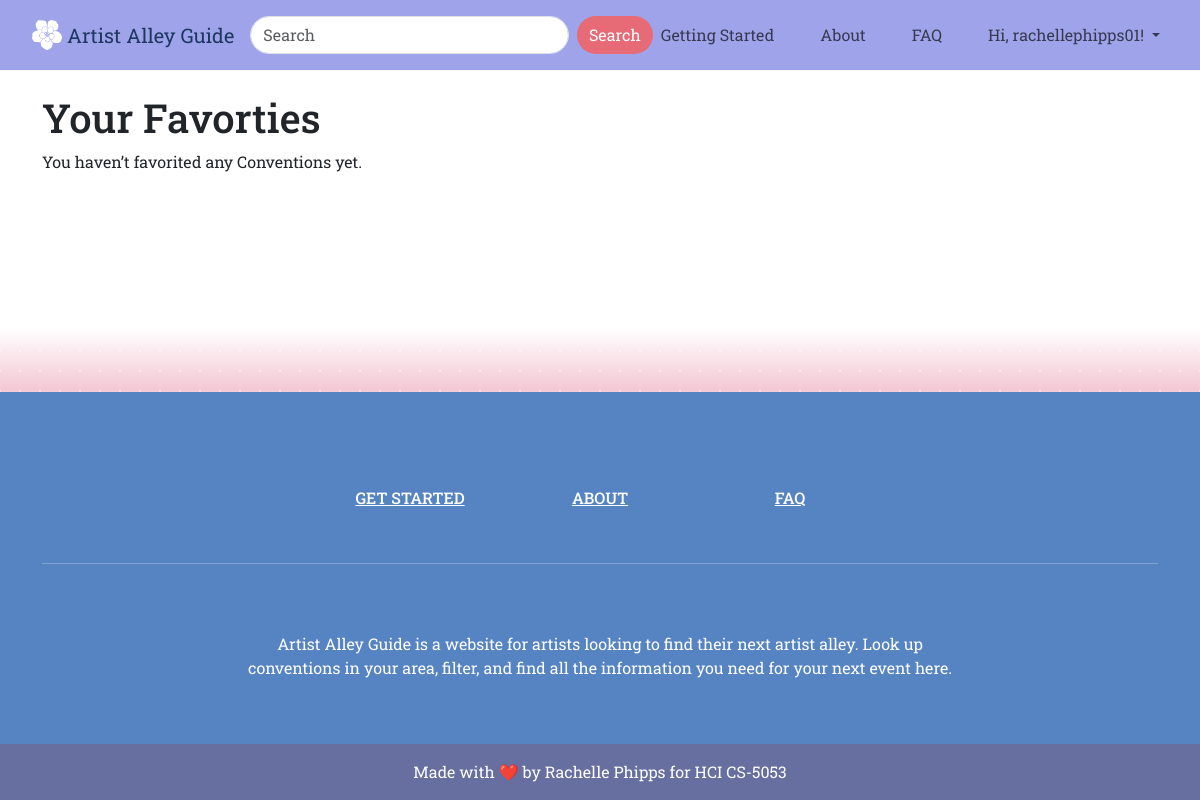
Before: /my-favorites/ (signed in) with the older database file.
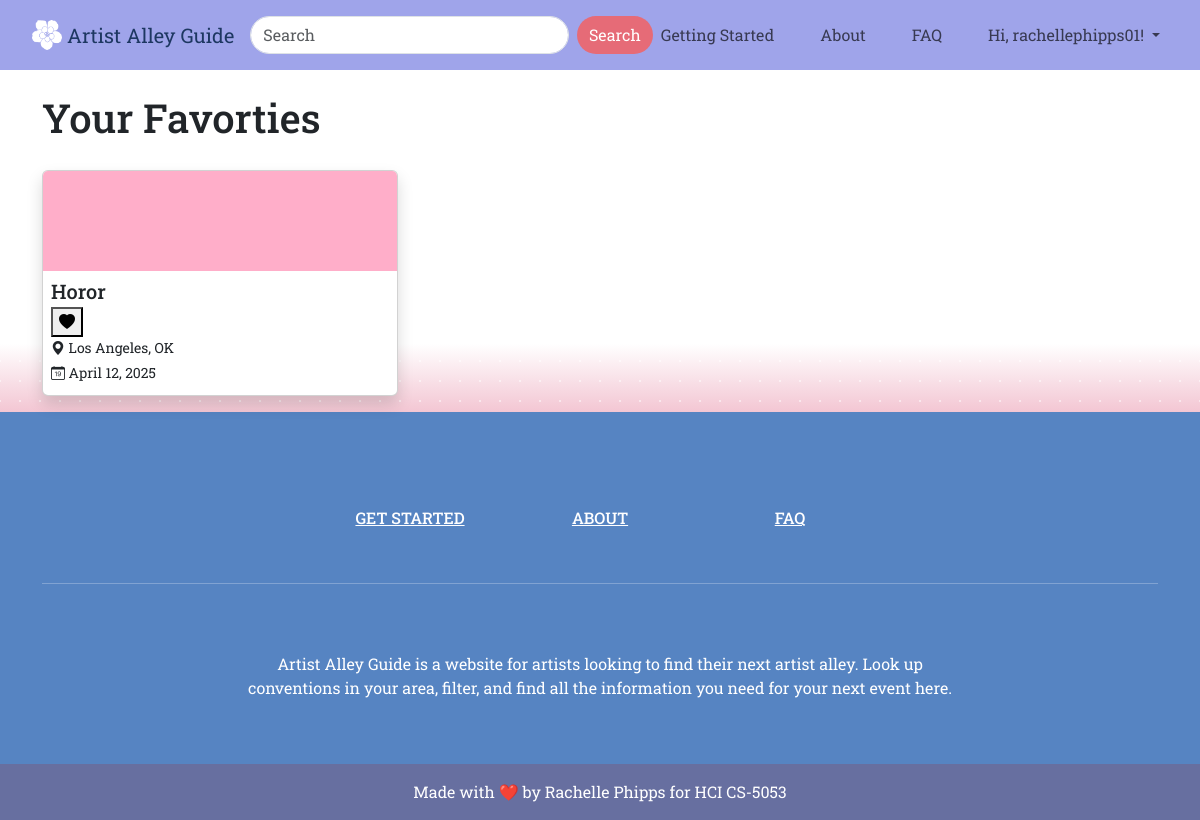
After: the same page with the newer database file.
### conventions/models.py (models this page shows, shortened)
class Convention(models.Model):
    CON_TYPES = {
    "A": "Anime",
    "G": "Games",
    "F": "Furry",
    "C": "Comic",
    "H": "Horror",
    "G": "General",
    }
    name = models.CharField(max_length=64)
    con_date = models.DateField()
    city = models.CharField(max_length=30)
    state = models.CharField(max_length=2)
    website = models.CharField(max_length=64)
    num_attend = models.IntegerField(default=1)
    con_type = models.CharField(max_length=1, choices=CON_TYPES, default="G")
    description = models.TextField(blank=True, null=True)
    location = models.TextField(blank=True, null=True)
    num_days = models.IntegerField(default=1)
    image = models.ImageField(upload_to='images/', default='images/default.png')
    apply_date = models.DateField()
    table_cost = models.IntegerField()
    travel_cost = models.IntegerField()
    num_artists = models.IntegerField()
    art_description = models.TextField(blank=True, null=True)
    rating_total = models.IntegerField(default=0)
    rating_count = models.IntegerField(default=0)
    slug = models.SlugField(unique=True, blank=True)
    favorited_by = models.ManyToManyField(User, related_name='favorite_cons', blank=True)

### conventions/views.py (the view)
# urls.py: path('my-favorites/', views.my_favorites, name='my_favorites'),
@login_required
def my_favorites(request):
    favorites = request.user.favorite_cons.all()
    return render(request, 'my_favorites.html', {'favorites': favorites})

### templates/my_favorites.html
{% extends "base.html" %} {% load static %} {% block content%}
<div class="container">
  <br>
  <h1>Your Favorties</h1>
  {% if favorites %}
    <div class="row">
      {% for con in favorites %}
    <div class="col-md-4 mb-3">
      <div class="card shadow h-100" id="card-{{ con.id }}">
        <img
          src="{{ con.image.url }}"
          class="card-img-top object-fit-cover"
          style="height: 100px"
          alt="{{ con.name }}"
        />
        <div class="card-body p-2">
          <h5 class="card-title mb-1">
            <a
              href="{% url 'con_detail' con.slug %}"
              class="text-body text-decoration-none"
            >
              {{ con.name }}
            </a>
          </h5>
          <div class="con-fav" data-con-id="{{ con.id }}">
            <button class="favorite-btn" data-con-id="{{ con.id }}">
              {% if user in con.favorited_by.all %}
                <i class="bi bi-heart-fill"></i>
              {% else %}
                <i class="bi bi-heart"></i>
              {% endif %}
            </button>
          </div>
          <p class="card-location mb-1 small">
            <i class="bi bi-geo-alt-fill"></i> {{ con.city }}, {{ con.state }}
          </p>
          <p class="card-con_date mb-1 small">
            <i class="bi bi-calendar-date"></i> {{ con.con_date }}
          </p>
        </div>
      </div>
    </div>
  {% endfor %}
    </div>
  {% else %}
  <p>You haven’t favorited any Conventions yet.</p>
{% endif %}
</div>
{% endblock %}

### templates/base.html (shortened to what this page needs)
<!DOCTYPE html>
<html>
  {% load static %}
  <head>
    <link
      href="https://cdn.jsdelivr.net/npm/bootstrap@5.3.0/dist/css/bootstrap.min.css"
      rel="stylesheet"
    />
    <link href="https://cdn.jsdelivr.net/npm/bootstrap@5.3.0/dist/css/bootstrap.min.css" rel="stylesheet">
    <link href="https://cdn.jsdelivr.net/npm/bootstrap-icons@1.10.5/font/bootstrap-icons.css" rel="stylesheet">
    <link rel="stylesheet" type="text/css" href="{% static 'css/base.css' %}" />
    <link rel="stylesheet" href="https://code.jquery.com/ui/1.13.2/themes/base/jquery-ui.css">
  </head>
  <body>
    <div class="d-flex flex-column min-vh-100">
      {% include 'header.html' %}
      <main class="flex-grow-1 full">{% block content %} {% endblock %}</main>
      {% include 'footer.html' %}
    </div>
  </body>
</html>

### templates/header.html (shortened to what this page needs)
{% load static %}
<html>
  <head>
    <link
      href="https://cdn.jsdelivr.net/npm/bootstrap@5.3.0/dist/css/bootstrap.min.css"
      rel="stylesheet"
    />
    <link
      rel="stylesheet"
      type="text/css"
      href="{% static 'css/header.css' %}"
    />
  </head>
  <body>
    <header>
      <nav class="navbar navbar-expand-lg navbar-light bg-dark custom-navbar">
        <div class="container-fluid">
          <a class="navbar-brand" href="{% url 'home' %}">
            <img
              src="{% static 'images/favicon.png' %}"
              width="30"
              height="30"
              class="d-inline-block align-top"
              alt=""
            />
            Artist Alley Guide
          </a>
          <div class="d-flex justify-content-center" style="width: 100%">
            <form
              class="d-flex"
              style="max-width: 600px; width: 100%"
              method="get"
              action="{% url 'search' %}"
            >
              <input
                class="form-control me-2 custom-search"
                type="search"
                name="q"
                placeholder="Search"
                aria-label="Search"
              />
              <button class="btn custom-btn" type="submit">Search</button>
            </form>
          </div>
          <div class="collapse navbar-collapse" id="navbarNav">
            <ul class="navbar-nav ms-auto d-flex align-items-center">
              <li class="nav-item">
                <a class="nav-link" href="{% url 'gettingStarted' %}"
                  >Getting Started</a
                >
              </li>
              <li class="nav-item">
                <a class="nav-link" href="{% url 'about' %}">About</a>
              </li>
              <li class="nav-item">
                <a class="nav-link" href="{% url 'faq' %}">FAQ</a>
              </li>
              {% if user.is_authenticated %}
              <li class="nav-item dropdown">
                <a
                  class="nav-link dropdown-toggle"
                  href="#"
                  id="userDropdown"
                  role="button"
                  data-bs-toggle="dropdown"
                  aria-expanded="false"
                >
                  Hi, {{ user.username }}!
                </a>
              </li>
              {% else %}
              <li class="nav-item">
                <a class="nav-link" href="{% url 'login' %}">Log In</a>
              </li>
              {% endif %}
            </ul>
          </div>
        </div>
      </nav>
    </header>
  </body>
</html>

### templates/footer.html (shortened to what this page needs)
{% load static %}
<html>
  <head>
    <link
      rel="stylesheet"
      type="text/css"
      href="{% static 'css/footer.css' %}"
    />
  </head>
  <body>
    <footer
      class="text-center text-white foot-container"
    >
      <div class="container">
        <section class="mt-5">
          <div class="row text-center justify-content-center pt-5">
            <div class="col-md-2">
              <h6 class="text-uppercase font-weight-bold">
                <a href="{% url 'gettingStarted' %}" class="text-white">Get Started</a>
              </h6>
            </div>
            <div class="col-md-2">
              <h6 class="text-uppercase font-weight-bold">
                <a href="{% url 'about' %}" class="text-white">About</a>
              </h6>
            </div>
            <div class="col-md-2">
              <h6 class="text-uppercase font-weight-bold">
                <a href="{% url 'faq' %}" class="text-white">FAQ</a>
              </h6>
            </div>
          </div>
        </section>
        <hr class="my-5" />
        <section class="mb-5">
          <div class="row d-flex justify-content-center">
            <div class="col-lg-8">
              <p>
                Artist Alley Guide is a website for artists looking to find
                their next artist alley. Look up conventions in your area,
                filter, and find all the information you need for your next
                event here.
              </p>
            </div>
          </div>
        </section>
      </div>
      <div
        class="text-center p-3"
        style="background-color: rgba(168, 25, 25, 0.2)"
      >
        Made with ❤️ by Rachelle Phipps for HCI CS-5053
      </div>
    </footer>
  </body>
</html>

### static/css/base.css (style rules this page uses)
* { font-family: "Roboto Slab", serif; }
.full { background-image: radial-gradient(rgba(255, 255, 255, 0.5) 1px, transparent 1px), linear-gradient(white, white, white, white, white, var(--fairy-tale)); background-size: 20px 20px, cover; background-position: center; }
.row { padding-top: 20px; }

### static/css/header.css (style rules this page uses)
.custom-navbar { background-color: var(--wisteria) !important; height: 70px; padding: 10px 20px; }
.custom-navbar .navbar-nav { gap: 30px; }
.custom-search { border-radius: 50px; }
.custom-btn { background-color: var(--bubble-gum); color: white; border: none; border-radius: 50px; }
.navbar-brand { color: var(--dark-blue); font-family: "Roboto Slab", serif; font-optical-sizing: auto; }
.navbar-nav .nav-item { white-space: nowrap; display: inline-flex; align-items: center; }

### static/css/colors.css (style rules this page uses)
:root { --thistle: #CEBAE1; --wisteria: #9fa4ea; --silver-lake-blue: #5684C2; --cool-gray: #8A95BF; --fairy-tale: #F3C6D3; --pale-purple: #EAD5E3; --glaucous: #768FBE; --silver-lake-blue-2: #5D88C5; --bubble-gum: #e66b77; --dark-blue: #1d3761; --white: white; --headercol: #3A74EE; }

### static/css/footer.css (style rules this page uses)
.foot-container { background-color: var(--silver-lake-blue); }

Changed rows visible on the page:
added Convention: image (placeholder picture), name "Horor", city "Los Angeles", state "OK", con_date "April 12, 2025"
Other visible differences:
text no longer shown: "You haven’t favorited any Conventions yet."
